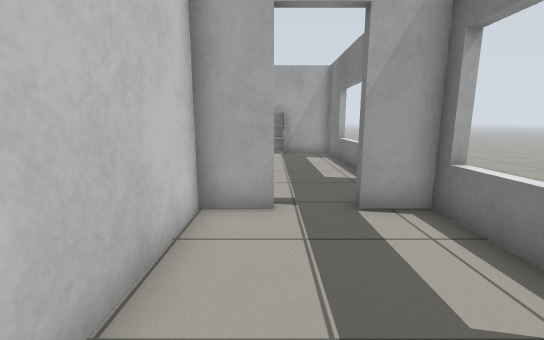
View 1 (above)

19 first-person views from a walk through a world built for the Gazebo simulator. The camera is 0.9 m above the floor, tilts 10° down and sees 90° across. The floor is counted in squares, 0.5 m on a side. Each view is taken from the middle of a square. On the plan, view 1 faces up. The plan holds only what a view shows up to about 15 squares ahead; the rest is blank.

View 2
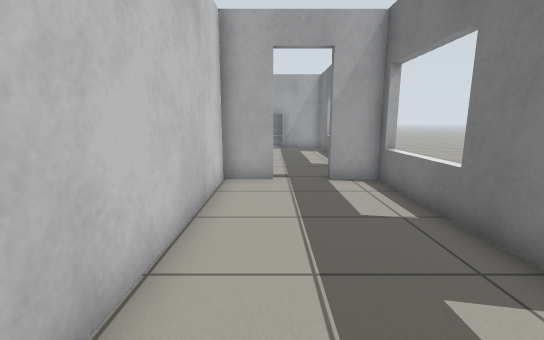

View 3
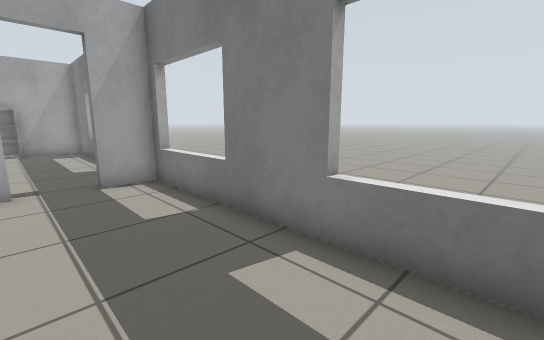

View 4
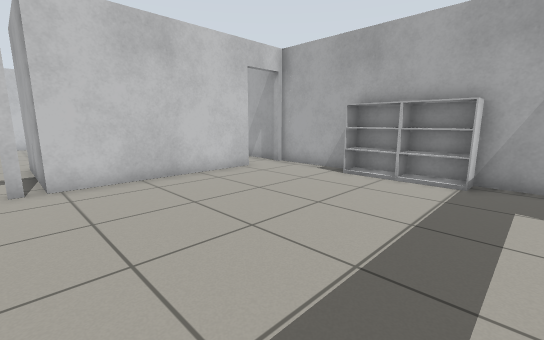

View 5
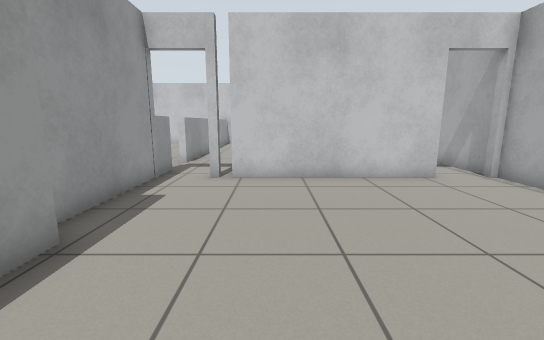

View 6
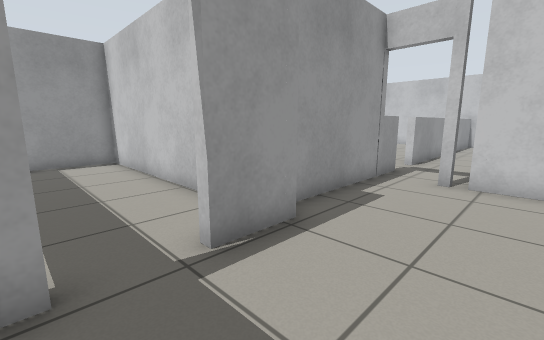

View 7
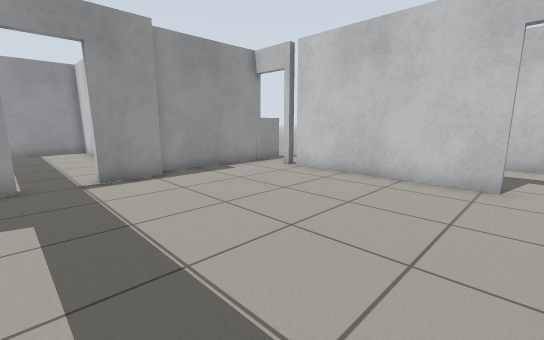

View 8
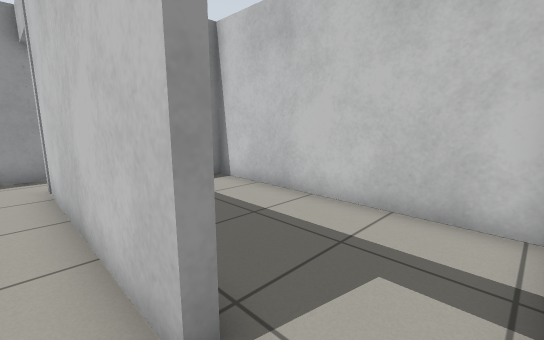

View 9
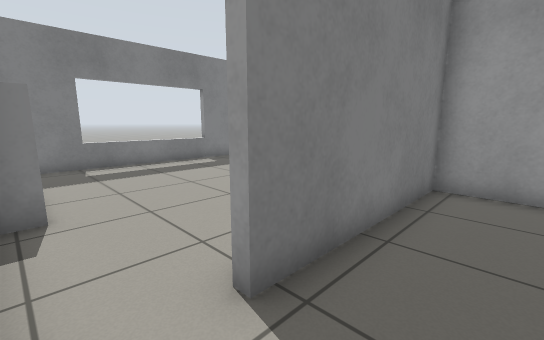

View 10
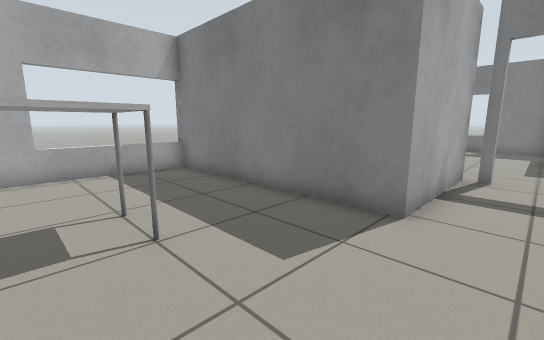

View 11
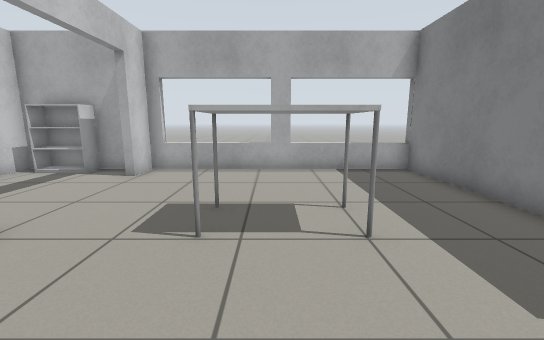

View 12
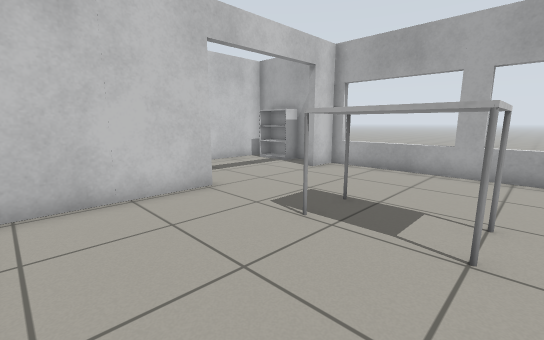

View 13
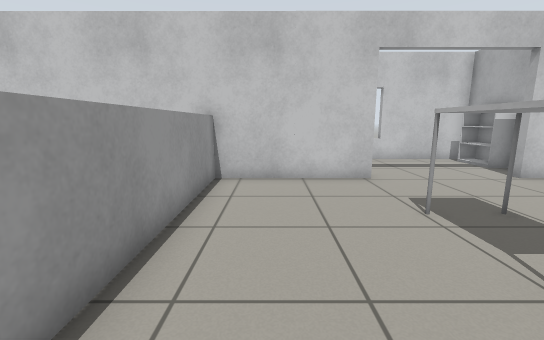

View 14
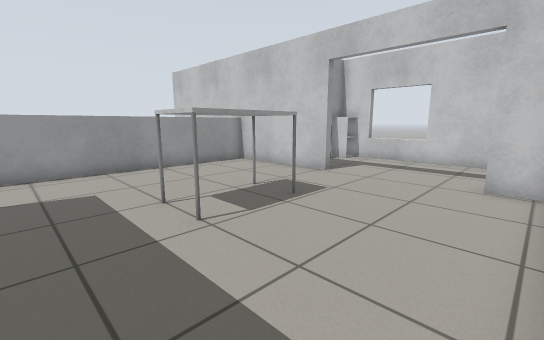

View 15
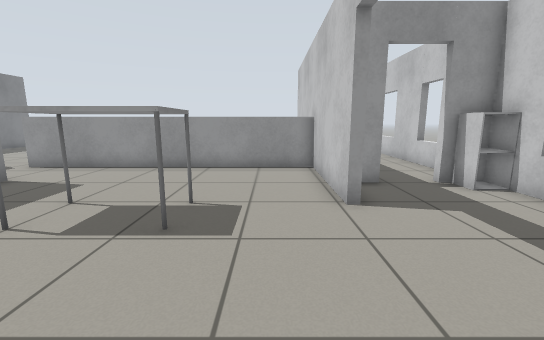

View 16
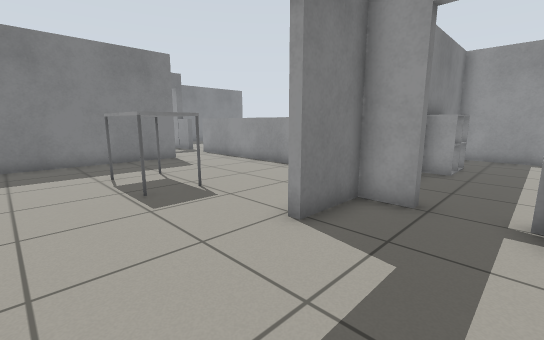

View 17
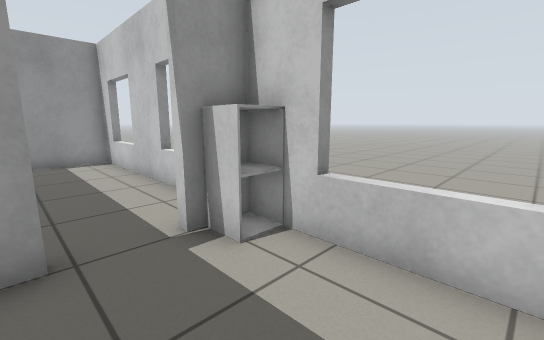

View 18
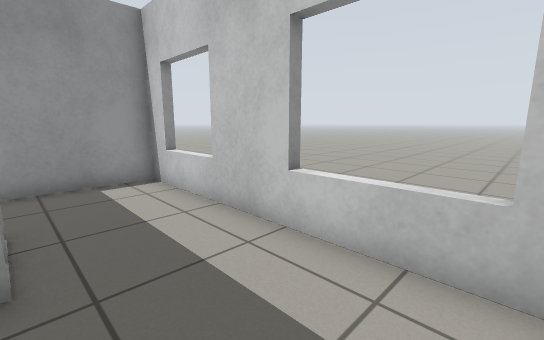

View 19
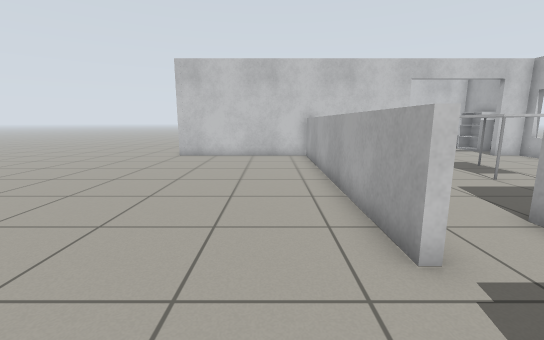

### Floor plan
Points are (right, up) in squares from view 1. A wall is a line through its corners. A room is listed if a view was taken in it or the views show most of it. See-through windows are left out.
Room 1 (views 1, 2, 3)
walls: (0.1, 5.5) (-1.5, 5.5) (-1.5, -4.4) (1.8, -4.4); (3.4, -3.2) (3.4, 5.5) (1.8, 5.5)
ways out: open door at (0.5, 6) to room 2
Room 2 (views 4, 5, 6, 7, 8)
walls: (-1.9, 5.8) (0.1, 5.8); (-6.8, 14.4) (-6.8, 7.7); (-6.8, 7.4) (-6.8, 6.9); (1.8, 5.8) (2.2, 5.8); (2.6, 16.4) (-6.8, 16.4); (3.4, 5.9) (3.4, 15.8); (-7, 5.2) (-2.1, 5.2)
ways out: open door at (0.5, 6) to room 1; open door at (-7, 15.5) to room 3; open door at (-7, 6.5) to room 4
objects: bookshelf (-3, 16) to (-2, 16); bookshelf (-1, 16) to (0, 16)
Room 3 (view 9)
walls: (-11.5, 16.1) (-11.5, 8); (-7.3, 16.4) (-10.1, 16.4); (-9.2, 8) (-7.1, 8) (-7.1, 14.4)
ways out: open door at (-7, 15.5) to room 2
Room 4 (views 10, 11, 12, 13, 14, 15)
walls: (-21.6, 10.3) (-21.6, 5); (-11.6, 16.4) (-21.6, 16.4) (-21.6, 15); (-8.5, 5.2) (-7, 5.2); (-6.8, 7.7) (-11.7, 7.7) (-11.7, 16.7); (-7.1, 6.9) (-7.1, 7.4)
low walls: (-21.8, 5.2) (-10.2, 5.2) (-10.2, 4.9)
ways out: open door at (-7, 6.5) to room 2; open door at (-22, 13) to room 5; opening at (-9, 5) to room 7
objects: table (-18, 10) to (-16, 11)
Room 5 (views 16, 17)
walls: (-26.3, 12.3) (-26.8, 12.3); (-26.8, 9.6) (-26.3, 9.6); (-25.5, 8) (-25, 8); (-23.2, 8) (-22, 8) (-22, 10.3); (-22.6, 16.4) (-26.4, 16.4) (-26.4, 9.5)
ways out: open door at (-22, 13) to room 4; open door at (-24.5, 8) to room 6
objects: cabinet (-26, 8) to (-26, 9); bookshelf (-25, 16) to (-24, 16)
Room 6 (view 18)
walls: (-26.8, 4) (-26.3, 4); (-26.8, -0.6) (-26.3, -0.6); (-26.4, 7.2) (-26.4, -1.7) (-22, -1.7) (-22, 1.6)
ways out: open door at (-24.5, 8) to room 5
objects: cabinet (-23, 2) to (-22, 2); cabinet (-23, 3) to (-22, 3)
Room 7 (view 19)
walls: (-21.6, 1.6) (-21.6, -2); (-21.6, 5) (-21.6, 3.4); (3.8, -0.8) (3.3, -0.8); (3.8, 5) (3.3, 5); (3.3, 8.5) (3.8, 8.5); (3.8, 13.8) (3.3, 13.8)
low walls: (-10.2, 4.9) (-21.6, 4.9)
ways out: opening at (-9, 5) to room 4

Where each view was taken, in squares from view 1:
view 1: 0 up, 0 right, facing up
view 2: 3 down, 0 right, facing up
view 3: 3 down, 0 right, facing up-right
view 4: 7 up, 2 right, facing up-left
view 5: 9 up, 2 right, facing left
view 6: 9 up, 2 right, facing down-left
view 7: 15 up, 2 right, facing down-left
view 8: 16 up, 6 left, facing down-left
view 9: 16 up, 9 left, facing down-right
view 10: 6 up, 17 left, facing up-right
view 11: 6 up, 17 left, facing up
view 12: 6 up, 15 left, facing up-left
view 13: 7 up, 13 left, facing left
view 14: 16 up, 13 left, facing down-left
view 15: 16 up, 20 left, facing down
view 16: 14 up, 25 left, facing down-right
view 17: 12 up, 23 left, facing down-left
view 18: 7 up, 23 left, facing down-left
view 19: 3 up, 7 left, facing left
